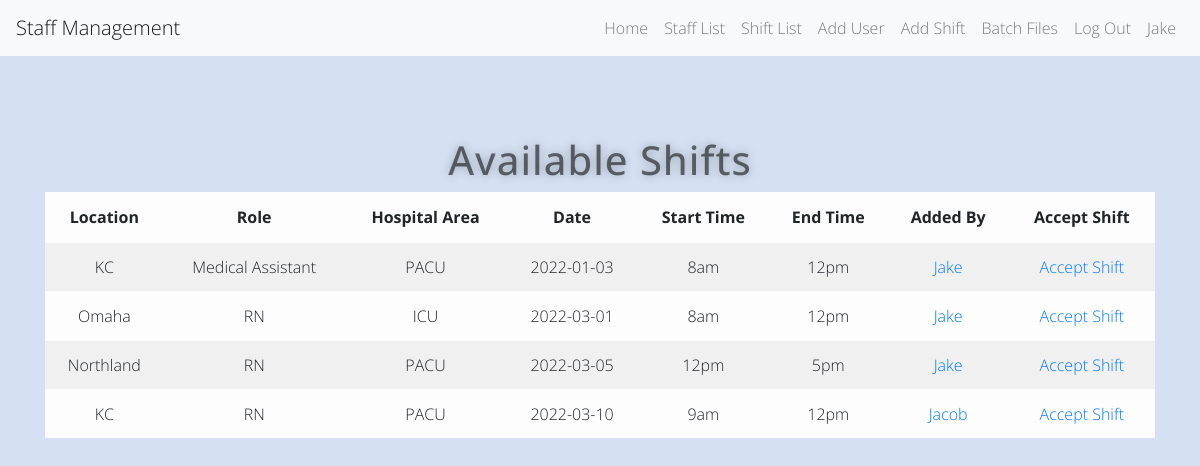
Page /shift (signed in) on the committed database.
### app.py (models this page shows)
class User(UserMixin, db.Model):
    id = db.Column(db.Integer, primary_key=True)
    name = db.Column(db.String(1000))
    role = db.Column(db.String(100))
    location = db.Column(db.String(100))
    email = db.Column(db.String(100))
    phone_num = db.Column(db.String(100))
    availability = db.Column(db.String(100))
    can_float = db.Column(db.String(100))
    password = db.Column(db.String(100))
    shifts_worked = db.Column(db.Integer)

class Shift(db.Model):
    shift_id = db.Column(db.Integer, primary_key=True)
    location = db.Column(db.String(100))
    role = db.Column(db.String(100))
    area = db.Column(db.String(100))
    date = db.Column(db.Date)
    start_time = db.Column(db.String(100))
    end_time = db.Column(db.String(100))
    added_by_id = db.Column(db.Integer)
    added_by_name = db.Column(db.String)
    picked_up_by_id = db.Column(db.Integer)
    picked_up_by_name = db.String(100)

### app.py (the view)
@app.route('/shift', methods=['GET', 'POST'])
@login_required
def shift():
    available_shifts = db.session.query(Shift).filter(Shift.picked_up_by_id == None)\
        .order_by(Shift.date, Shift.start_time)
    return render_template('shifts.html', shifts=available_shifts, logged_in=True, user=current_user)

### app.py (called while the page is built)
@login_manager.user_loader
def load_user(user_id):
    return User.query.get(int(user_id))

### templates/shifts.html (shortened to what this page needs)
{% extends 'base.html' %}
{% block content %}
<div class="container">
  <div class="row">
    <div class="col-sm-12">
      <h1>Available Shifts</h1>
	  <table class="table table-striped table-light">
        <thead>
            <tr>
                <th>Location</th>
                <th>Role</th>
                <th>Hospital Area</th>
                <th>Date</th>
                <th>Start Time</th>
                <th>End Time</th>
                <th>Added By</th>
                <th>Accept Shift</th>
            </tr>
        </thead>
          <tbody>
              {% for row in shifts %}
                  <tr>
                      <td>{{ row.location }}</td>
                      <td>{{ row.role }}</td>
                      <td>{{ row.area }}</td>
                      <td>{{ row.date }}</td>
                      <td>{{ row.start_time }}</td>
                      <td>{{ row.end_time }}</td>
                      <td><a href="{{ url_for('register') }}">{{ row.added_by_name }}</a></td>
                      <td><a href="{{ url_for('register') }}">Accept Shift</a></td>
                  </tr>
              {% endfor %}
          </tbody>
  	  </table>
    </div>
  </div>
</div>
{% endblock %}

### templates/base.html (shortened to what this page needs)
<!DOCTYPE html>
<html>
<head>
    <link rel="stylesheet" href="https://stackpath.bootstrapcdn.com/bootstrap/4.5.2/css/bootstrap.min.css">
    <link rel="stylesheet" href="{{ url_for('static', filename='css/styles.css')}}">
</head>
<body>
<nav class="navbar navbar-expand-lg navbar-light bg-light">
  <a class="navbar-brand" href="/">Staff Management</a>
  <div class="collapse navbar-collapse">
    <ul class="navbar-nav ml-auto">
      <li class="nav-item">
        <a class="nav-link" href="{{ url_for('home') }}">Home</a>
      </li>
    {% if logged_in: %}
        <li class="nav-item">
        <a class="nav-link" href="{{ url_for('staff') }}">Staff List</a>
      </li>
        <li class="nav-item">
        <a class="nav-link" href="{{ url_for('shift') }}">Shift List</a>
      </li>
        <li class="nav-item">
        <a class="nav-link" href="{{ url_for('add_user') }}">Add User</a>
      </li>
        <li class="nav-item">
        <a class="nav-link" href="{{ url_for('add_shift') }}">Add Shift</a>
      </li>
        <li class="nav-item">
        <a class="nav-link" href="{{ url_for('upload') }}">Batch Files</a>
      </li>
      <li class="nav-item">
        <a class="nav-link" href="{{ url_for('logout') }}">Log Out</a>
      </li>
        <li class="nav-item">
        <a class="nav-link" href="">{{ current_user.name }}</a>
      </li>
    {% endif %}
    </ul>
  </div>
</nav>
       {% block content %}
       {% endblock %}
</body>
</html>

### static/css/styles.css (style rules this page uses)
* { -webkit-box-sizing:border-box; -moz-box-sizing:border-box; -ms-box-sizing:border-box; -o-box-sizing:border-box; box-sizing:border-box; }
html { width: 100%; height:100%; overflow:hidden; }
body { width: 100%; height:100%; font-family: 'Open Sans', sans-serif; font-weight:200; background: #d5e1f3; color: rgba(0, 0, 0, 0.55); filter: progid:DXImageTransform.Microsoft.gradient( startColorstr='#3E1D6D', endColorstr='#092756',GradientType=1 ); }
a { text-decoration: none; text-align: center; }
.container { margin-top: 5rem; text-align: center; }
.container h1 { color: rgba(0, 0, 0, 0.55); text-shadow: 0 0 10px rgba(0,0,0,0.3); letter-spacing:1px; text-align:center; }

### rows in the picture
User: name "Jake"
Shift: location "KC", role "Medical Assistant", area "PACU", date "2022-01-03", start_time "8am", end_time "12pm", added_by_name "Jake"
Shift: location "Omaha", role "RN", area "ICU", date "2022-03-01", start_time "8am", end_time "12pm", added_by_name "Jake"
Shift: location "Northland", role "RN", area "PACU", date "2022-03-05", start_time "12pm", end_time "5pm", added_by_name "Jake"
Shift: location "KC", role "RN", area "PACU", date "2022-03-10", start_time "9am", end_time "12pm", added_by_name "Jacob"
